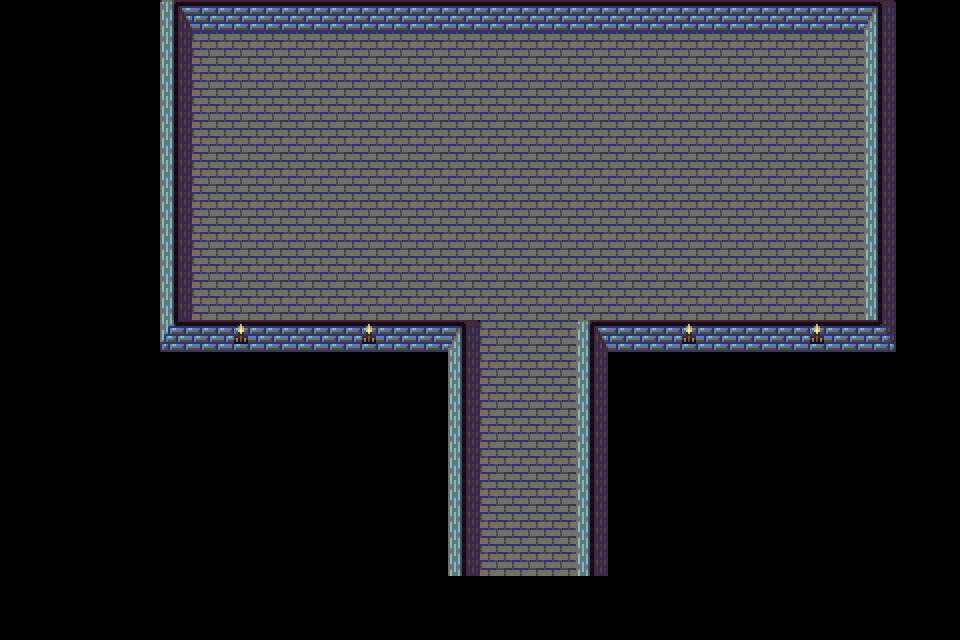

The image is a tile-based game level rendered from a .tmx file. Its description and complete source (layers, tilesets, objects, tile grids) follow:
An orthogonal 30x20 tile map with 32x32 px tiles, 3 tile layers (paredes, antorchas, piso), 2 tilesets.

<map version="1.10" tiledversion="1.12.2" orientation="orthogonal" renderorder="right-down" width="30" height="20" tilewidth="32" tileheight="32" infinite="0" nextlayerid="4" nextobjectid="1">
 <tileset firstgid="1" source="templo1.tsx" />
 <tileset firstgid="61" source="templo1.tsx" />
 <layer id="1" name="paredes" width="30" height="20">
  <data encoding="csv">
0,0,0,0,0,82,83,83,83,83,83,83,83,83,83,83,83,83,83,83,83,83,83,83,83,83,83,98,0,0,
0,0,0,0,0,102,0,0,0,0,0,0,0,0,0,0,0,0,0,0,0,0,0,0,0,0,0,118,0,0,
0,0,0,0,0,102,0,0,0,0,0,0,0,0,0,0,0,0,0,0,0,0,0,0,0,0,0,118,0,0,
0,0,0,0,0,102,0,0,0,0,0,0,0,0,0,0,0,0,0,0,0,0,0,0,0,0,0,118,0,0,
0,0,0,0,0,102,0,0,0,0,0,0,0,0,0,0,0,0,0,0,0,0,0,0,0,0,0,118,0,0,
0,0,0,0,0,102,0,0,0,0,0,0,0,0,0,0,0,0,0,0,0,0,0,0,0,0,0,118,0,0,
0,0,0,0,0,102,0,0,0,0,0,0,0,0,0,0,0,0,0,0,0,0,0,0,0,0,0,118,0,0,
0,0,0,0,0,102,0,0,0,0,0,0,0,0,0,0,0,0,0,0,0,0,0,0,0,0,0,118,0,0,
0,0,0,0,0,102,0,0,0,0,0,0,0,0,0,0,0,0,0,0,0,0,0,0,0,0,0,118,0,0,
0,0,0,0,0,102,0,0,0,0,0,0,0,0,0,0,0,0,0,0,0,0,0,0,0,0,0,118,0,0,
0,0,0,0,0,202,203,203,203,203,203,203,203,203,248,0,0,0,241,203,84,84,84,84,84,84,84,148,0,0,
0,0,0,0,0,0,0,0,0,0,0,0,0,0,138,0,0,0,162,0,0,0,0,0,0,0,0,0,0,0,
0,0,0,0,0,0,0,0,0,0,0,0,0,0,138,0,0,0,162,0,0,0,0,0,0,0,0,0,0,0,
0,0,0,0,0,0,0,0,0,0,0,0,0,0,138,0,0,0,162,0,0,0,0,0,0,0,0,0,0,0,
0,0,0,0,0,0,0,0,0,0,0,0,0,0,138,0,0,0,162,0,0,0,0,0,0,0,0,0,0,0,
0,0,0,0,0,0,0,0,0,0,0,0,0,0,138,0,0,0,162,0,0,0,0,0,0,0,0,0,0,0,
0,0,0,0,0,0,0,0,0,0,0,0,0,0,138,0,0,0,162,0,0,0,0,0,0,0,0,0,0,0,
0,0,0,0,0,0,0,0,0,0,0,0,0,0,138,0,0,0,162,0,0,0,0,0,0,0,0,0,0,0,
0,0,0,0,0,0,0,0,0,0,0,0,0,0,0,0,0,0,0,0,0,0,0,0,0,0,0,0,0,0,
0,0,0,0,0,0,0,0,0,0,0,0,0,0,0,0,0,0,0,0,0,0,0,0,0,0,0,0,0,0
</data>
 </layer>
 <layer id="3" name="antorchas" width="30" height="20">
  <data encoding="csv">
0,0,0,0,0,0,0,0,0,0,0,0,0,0,0,0,0,0,0,0,0,0,0,0,0,0,0,0,0,0,
0,0,0,0,0,0,0,0,0,0,0,0,0,0,0,0,0,0,0,0,0,0,0,0,0,0,0,0,0,0,
0,0,0,0,0,0,0,0,0,0,0,0,0,0,0,0,0,0,0,0,0,0,0,0,0,0,0,0,0,0,
0,0,0,0,0,0,0,0,0,0,0,0,0,0,0,0,0,0,0,0,0,0,0,0,0,0,0,0,0,0,
0,0,0,0,0,0,0,0,0,0,0,0,0,0,0,0,0,0,0,0,0,0,0,0,0,0,0,0,0,0,
0,0,0,0,0,0,0,0,0,0,0,0,0,0,0,0,0,0,0,0,0,0,0,0,0,0,0,0,0,0,
0,0,0,0,0,0,0,0,0,0,0,0,0,0,0,0,0,0,0,0,0,0,0,0,0,0,0,0,0,0,
0,0,0,0,0,0,0,0,0,0,0,0,0,0,0,0,0,0,0,0,0,0,0,0,0,0,0,0,0,0,
0,0,0,0,0,0,0,0,0,0,0,0,0,0,0,0,0,0,0,0,0,0,0,0,0,0,0,0,0,0,
0,0,0,0,0,0,0,0,0,0,0,0,0,0,0,0,0,0,0,0,0,0,0,0,0,0,0,0,0,0,
0,0,0,0,0,0,0,85,0,0,0,85,0,0,0,0,0,0,0,0,0,85,0,0,0,85,0,0,0,0,
0,0,0,0,0,0,0,0,0,0,0,0,0,0,0,0,0,0,0,0,0,0,0,0,0,0,0,0,0,0,
0,0,0,0,0,0,0,0,0,0,0,0,0,0,0,0,0,0,0,0,0,0,0,0,0,0,0,0,0,0,
0,0,0,0,0,0,0,0,0,0,0,0,0,0,0,0,0,0,0,0,0,0,0,0,0,0,0,0,0,0,
0,0,0,0,0,0,0,0,0,0,0,0,0,0,0,0,0,0,0,0,0,0,0,0,0,0,0,0,0,0,
0,0,0,0,0,0,0,0,0,0,0,0,0,0,0,0,0,0,0,0,0,0,0,0,0,0,0,0,0,0,
0,0,0,0,0,0,0,0,0,0,0,0,0,0,0,0,0,0,0,0,0,0,0,0,0,0,0,0,0,0,
0,0,0,0,0,0,0,0,0,0,0,0,0,0,0,0,0,0,0,0,0,0,0,0,0,0,0,0,0,0,
0,0,0,0,0,0,0,0,0,0,0,0,0,0,0,0,0,0,0,0,0,0,0,0,0,0,0,0,0,0,
0,0,0,0,0,0,0,0,0,0,0,0,0,0,0,0,0,0,0,0,0,0,0,0,0,0,0,0,0,0
</data>
 </layer>
 <layer id="2" name="piso" width="30" height="20">
  <data encoding="csv">
0,0,0,0,0,0,0,0,0,0,0,0,0,0,0,0,0,0,0,0,0,0,0,0,0,0,0,0,0,0,
0,0,0,0,0,0,126,126,126,126,126,126,126,126,126,126,126,126,126,126,126,126,126,126,126,126,126,0,0,0,
0,0,0,0,0,0,126,126,126,126,126,126,126,126,126,126,126,126,126,126,126,126,126,126,126,126,126,0,0,0,
0,0,0,0,0,0,126,126,126,126,126,126,126,126,126,126,126,126,126,126,126,126,126,126,126,126,126,0,0,0,
0,0,0,0,0,0,126,126,126,126,126,126,126,126,126,126,126,126,126,126,126,126,126,126,126,126,126,0,0,0,
0,0,0,0,0,0,126,126,126,126,126,126,126,126,126,126,126,126,126,126,126,126,126,126,126,126,126,0,0,0,
0,0,0,0,0,0,126,126,126,126,126,126,126,126,126,126,126,126,126,126,126,126,126,126,126,126,126,0,0,0,
0,0,0,0,0,0,126,126,126,126,126,126,126,126,126,126,126,126,126,126,126,126,126,126,126,126,126,0,0,0,
0,0,0,0,0,0,126,126,126,126,126,126,126,126,126,126,126,126,126,126,126,126,126,126,126,126,126,0,0,0,
0,0,0,0,0,0,126,126,126,126,126,126,126,126,126,126,126,126,126,126,126,126,126,126,126,126,126,0,0,0,
0,0,0,0,0,0,0,0,0,0,0,0,0,0,0,126,126,126,0,0,0,0,0,0,0,0,0,0,0,0,
0,0,0,0,0,0,0,0,0,0,0,0,0,0,0,126,126,126,0,0,0,0,0,0,0,0,0,0,0,0,
0,0,0,0,0,0,0,0,0,0,0,0,0,0,0,126,126,126,0,0,0,0,0,0,0,0,0,0,0,0,
0,0,0,0,0,0,0,0,0,0,0,0,0,0,0,126,126,126,0,0,0,0,0,0,0,0,0,0,0,0,
0,0,0,0,0,0,0,0,0,0,0,0,0,0,0,126,126,126,0,0,0,0,0,0,0,0,0,0,0,0,
0,0,0,0,0,0,0,0,0,0,0,0,0,0,0,126,126,126,0,0,0,0,0,0,0,0,0,0,0,0,
0,0,0,0,0,0,0,0,0,0,0,0,0,0,0,126,126,126,0,0,0,0,0,0,0,0,0,0,0,0,
0,0,0,0,0,0,0,0,0,0,0,0,0,0,0,126,126,126,0,0,0,0,0,0,0,0,0,0,0,0,
0,0,0,0,0,0,0,0,0,0,0,0,0,0,0,0,0,0,0,0,0,0,0,0,0,0,0,0,0,0,
0,0,0,0,0,0,0,0,0,0,0,0,0,0,0,0,0,0,0,0,0,0,0,0,0,0,0,0,0,0
</data>
 </layer>
</map>
